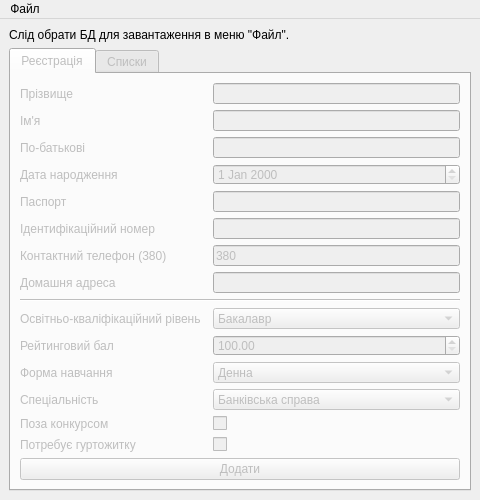
<?xml version="1.0" encoding="UTF-8"?>
<ui version="4.0">
 <class>MainMenu</class>
 <widget class="QMainWindow" name="MainMenu">
  <property name="geometry">
   <rect>
    <x>0</x>
    <y>0</y>
    <width>480</width>
    <height>500</height>
   </rect>
  </property>
  <property name="minimumSize">
   <size>
    <width>480</width>
    <height>500</height>
   </size>
  </property>
  <property name="windowTitle">
   <string>[Оператор] ЗНТУ-Абітурієнт</string>
  </property>
  <widget class="QWidget" name="centralwidget">
   <layout class="QGridLayout" name="gridLayout">
    <item row="1" column="0">
     <widget class="QTabWidget" name="tabWidget">
      <property name="enabled">
       <bool>false</bool>
      </property>
      <property name="currentIndex">
       <number>0</number>
      </property>
      <widget class="QWidget" name="registration">
       <attribute name="title">
        <string>Реєстрація</string>
       </attribute>
       <layout class="QGridLayout" name="gridLayout_3">
        <item row="2" column="0">
         <widget class="QPushButton" name="addBtn">
          <property name="text">
           <string>Додати</string>
          </property>
         </widget>
        </item>
        <item row="1" column="0">
         <layout class="QGridLayout" name="gridLayout_2">
          <item row="6" column="0">
           <widget class="QLabel" name="label_6">
            <property name="text">
             <string>Контактний телефон (380)</string>
            </property>
           </widget>
          </item>
          <item row="7" column="0">
           <widget class="QLabel" name="label_7">
            <property name="text">
             <string>Домашня адреса</string>
            </property>
           </widget>
          </item>
          <item row="10" column="0">
           <widget class="QLabel" name="label_10">
            <property name="text">
             <string>Освітньо-кваліфікаційний рівень</string>
            </property>
           </widget>
          </item>
          <item row="13" column="0">
           <widget class="QLabel" name="label_11">
            <property name="text">
             <string>Спеціальність</string>
            </property>
           </widget>
          </item>
          <item row="12" column="0">
           <widget class="QLabel" name="label_9">
            <property name="text">
             <string>Форма навчання</string>
            </property>
           </widget>
          </item>
          <item row="5" column="0">
           <widget class="QLabel" name="label_5">
            <property name="text">
             <string>Ідентифікаційний номер</string>
            </property>
           </widget>
          </item>
          <item row="11" column="0">
           <widget class="QLabel" name="label_8">
            <property name="text">
             <string>Рейтинговий бал</string>
            </property>
           </widget>
          </item>
          <item row="2" column="0">
           <widget class="QLabel" name="label">
            <property name="text">
             <string>По-батькові</string>
            </property>
           </widget>
          </item>
          <item row="0" column="0">
           <widget class="QLabel" name="label_3">
            <property name="text">
             <string>Прізвище</string>
            </property>
           </widget>
          </item>
          <item row="5" column="2">
           <widget class="QLineEdit" name="idField"/>
          </item>
          <item row="1" column="0">
           <widget class="QLabel" name="label_2">
            <property name="text">
             <string>Ім'я</string>
            </property>
           </widget>
          </item>
          <item row="4" column="0">
           <widget class="QLabel" name="label_4">
            <property name="text">
             <string>Паспорт</string>
            </property>
           </widget>
          </item>
          <item row="15" column="0">
           <widget class="QLabel" name="label_13">
            <property name="text">
             <string>Потребує гуртожитку</string>
            </property>
           </widget>
          </item>
          <item row="4" column="2">
           <widget class="QLineEdit" name="passportField"/>
          </item>
          <item row="6" column="2">
           <widget class="QLineEdit" name="telephoneField">
            <property name="text">
             <string>380</string>
            </property>
           </widget>
          </item>
          <item row="10" column="2">
           <widget class="QComboBox" name="levelBox">
            <item>
             <property name="text">
              <string>Бакалавр</string>
             </property>
            </item>
            <item>
             <property name="text">
              <string>Магістр</string>
             </property>
            </item>
           </widget>
          </item>
          <item row="7" column="2">
           <widget class="QLineEdit" name="adressField"/>
          </item>
          <item row="2" column="2">
           <widget class="QLineEdit" name="fathersNameField"/>
          </item>
          <item row="15" column="2">
           <widget class="QCheckBox" name="chummeryCheckBox">
            <property name="text">
             <string/>
            </property>
           </widget>
          </item>
          <item row="13" column="2">
           <widget class="QComboBox" name="specialityBox">
            <item>
             <property name="text">
              <string>Банківська справа</string>
             </property>
            </item>
            <item>
             <property name="text">
              <string>Соціальна робота</string>
             </property>
            </item>
            <item>
             <property name="text">
              <string>Політологія</string>
             </property>
            </item>
            <item>
             <property name="text">
              <string>Телекомунікації</string>
             </property>
            </item>
            <item>
             <property name="text">
              <string>Менеджмент</string>
             </property>
            </item>
            <item>
             <property name="text">
              <string>Комп. науки</string>
             </property>
            </item>
            <item>
             <property name="text">
              <string>Журналістика</string>
             </property>
            </item>
            <item>
             <property name="text">
              <string>Інженерія програмного забезпечення</string>
             </property>
            </item>
           </widget>
          </item>
          <item row="12" column="2">
           <widget class="QComboBox" name="formBox">
            <item>
             <property name="text">
              <string>Денна</string>
             </property>
            </item>
            <item>
             <property name="text">
              <string>Заочна</string>
             </property>
            </item>
           </widget>
          </item>
          <item row="14" column="2">
           <widget class="QCheckBox" name="outsideCheckBox">
            <property name="text">
             <string/>
            </property>
           </widget>
          </item>
          <item row="11" column="2">
           <widget class="QDoubleSpinBox" name="ratingBox">
            <property name="minimum">
             <double>100.000000000000000</double>
            </property>
            <property name="maximum">
             <double>210.000000000000000</double>
            </property>
           </widget>
          </item>
          <item row="3" column="0">
           <widget class="QLabel" name="label_14">
            <property name="text">
             <string>Дата народження</string>
            </property>
           </widget>
          </item>
          <item row="3" column="2">
           <widget class="QDateEdit" name="dateOfBirth"/>
          </item>
          <item row="14" column="0">
           <widget class="QLabel" name="label_12">
            <property name="text">
             <string>Поза конкурсом</string>
            </property>
           </widget>
          </item>
          <item row="8" column="0" colspan="3">
           <widget class="Line" name="line">
            <property name="orientation">
             <enum>Qt::Horizontal</enum>
            </property>
           </widget>
          </item>
          <item row="0" column="2">
           <widget class="QLineEdit" name="surnameField"/>
          </item>
          <item row="1" column="2">
           <widget class="QLineEdit" name="nameField"/>
          </item>
         </layout>
        </item>
       </layout>
      </widget>
      <widget class="QWidget" name="list">
       <attribute name="title">
        <string>Списки</string>
       </attribute>
       <layout class="QGridLayout" name="gridLayout_4">
        <item row="0" column="0">
         <layout class="QGridLayout" name="gridLayout_5">
          <item row="0" column="0">
           <widget class="QGroupBox" name="findCondition">
            <property name="title">
             <string/>
            </property>
            <layout class="QGridLayout" name="gridLayout_6">
             <item row="0" column="0" colspan="2">
              <layout class="QGridLayout" name="gridLayout_7">
               <item row="1" column="0">
                <widget class="QCheckBox" name="specialityCheckBox">
                 <property name="text">
                  <string>Спеціальність</string>
                 </property>
                </widget>
               </item>
               <item row="0" column="0">
                <widget class="QCheckBox" name="surnameCheckBox">
                 <property name="text">
                  <string>Прізвище</string>
                 </property>
                </widget>
               </item>
               <item row="0" column="1">
                <widget class="QLineEdit" name="surnameFindField">
                 <property name="enabled">
                  <bool>false</bool>
                 </property>
                </widget>
               </item>
               <item row="1" column="1">
                <widget class="QComboBox" name="specialityFindBox">
                 <property name="enabled">
                  <bool>false</bool>
                 </property>
                </widget>
               </item>
               <item row="2" column="1">
                <widget class="QDateTimeEdit" name="dateFindBox">
                 <property name="enabled">
                  <bool>false</bool>
                 </property>
                 <property name="displayFormat">
                  <string>dd.MM.yyyy</string>
                 </property>
                </widget>
               </item>
               <item row="2" column="0">
                <widget class="QCheckBox" name="dateCheckBox">
                 <property name="text">
                  <string>За датою додавання</string>
                 </property>
                </widget>
               </item>
              </layout>
             </item>
             <item row="1" column="0" colspan="2">
              <widget class="QPushButton" name="findBtn">
               <property name="text">
                <string>Знайти</string>
               </property>
              </widget>
             </item>
             <item row="2" column="0" colspan="2">
              <widget class="QPushButton" name="refreshBtn">
               <property name="text">
                <string>Скинути</string>
               </property>
              </widget>
             </item>
            </layout>
           </widget>
          </item>
         </layout>
        </item>
        <item row="1" column="0">
         <widget class="QTableView" name="abitList"/>
        </item>
       </layout>
      </widget>
     </widget>
    </item>
    <item row="0" column="0">
     <widget class="QLabel" name="statusLabel">
      <property name="text">
       <string>Слід обрати БД для завантаження в меню &quot;Файл&quot;.</string>
      </property>
     </widget>
    </item>
   </layout>
  </widget>
  <widget class="QMenuBar" name="menubar">
   <property name="geometry">
    <rect>
     <x>0</x>
     <y>0</y>
     <width>480</width>
     <height>21</height>
    </rect>
   </property>
   <widget class="QMenu" name="menu">
    <property name="title">
     <string>Файл</string>
    </property>
    <addaction name="loadFromDB"/>
    <addaction name="generateXML"/>
    <addaction name="separator"/>
    <addaction name="exit"/>
   </widget>
   <addaction name="menu"/>
  </widget>
  <action name="loadFromDB">
   <property name="text">
    <string>Завантажити з БД</string>
   </property>
  </action>
  <action name="generateXML">
   <property name="text">
    <string>Згенерувати XML</string>
   </property>
  </action>
  <action name="action_2">
   <property name="text">
    <string>Вихід</string>
   </property>
  </action>
  <action name="exit">
   <property name="text">
    <string>Вихід</string>
   </property>
  </action>
 </widget>
 <tabstops>
  <tabstop>tabWidget</tabstop>
  <tabstop>nameField</tabstop>
  <tabstop>fathersNameField</tabstop>
  <tabstop>dateOfBirth</tabstop>
  <tabstop>passportField</tabstop>
  <tabstop>idField</tabstop>
  <tabstop>telephoneField</tabstop>
  <tabstop>adressField</tabstop>
  <tabstop>levelBox</tabstop>
  <tabstop>ratingBox</tabstop>
  <tabstop>formBox</tabstop>
  <tabstop>specialityBox</tabstop>
  <tabstop>outsideCheckBox</tabstop>
  <tabstop>chummeryCheckBox</tabstop>
  <tabstop>addBtn</tabstop>
  <tabstop>surnameCheckBox</tabstop>
  <tabstop>surnameFindField</tabstop>
  <tabstop>specialityFindBox</tabstop>
  <tabstop>dateFindBox</tabstop>
  <tabstop>dateCheckBox</tabstop>
  <tabstop>specialityCheckBox</tabstop>
 </tabstops>
 <resources/>
 <connections/>
</ui>
